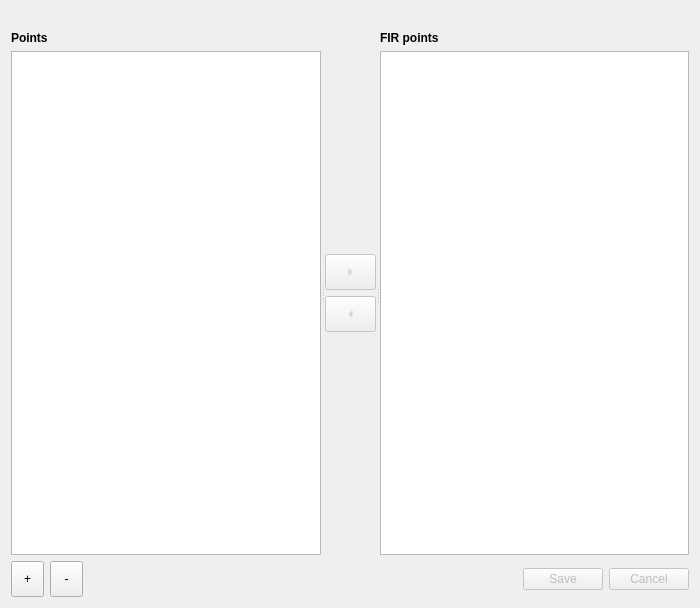
<?xml version="1.0" encoding="UTF-8"?>
<ui version="4.0">
 <class>PointEditor</class>
 <widget class="QWidget" name="PointEditor">
  <property name="geometry">
   <rect>
    <x>0</x>
    <y>0</y>
    <width>700</width>
    <height>608</height>
   </rect>
  </property>
  <property name="windowTitle">
   <string>Point editor</string>
  </property>
  <layout class="QVBoxLayout" name="verticalLayout_4">
   <item>
    <widget class="QLabel" name="firLabel">
     <property name="font">
      <font>
       <weight>75</weight>
       <bold>true</bold>
      </font>
     </property>
     <property name="alignment">
      <set>Qt::AlignCenter</set>
     </property>
    </widget>
   </item>
   <item>
    <widget class="QSplitter" name="splitter_2">
     <property name="sizePolicy">
      <sizepolicy hsizetype="Expanding" vsizetype="Expanding">
       <horstretch>0</horstretch>
       <verstretch>0</verstretch>
      </sizepolicy>
     </property>
     <property name="orientation">
      <enum>Qt::Horizontal</enum>
     </property>
     <property name="childrenCollapsible">
      <bool>false</bool>
     </property>
     <widget class="QWidget" name="widget_3">
      <layout class="QVBoxLayout" name="verticalLayout_2">
       <item>
        <widget class="QLabel" name="label">
         <property name="font">
          <font>
           <weight>75</weight>
           <bold>true</bold>
          </font>
         </property>
         <property name="text">
          <string>Points</string>
         </property>
        </widget>
       </item>
       <item>
        <widget class="QTableView" name="pointsView">
         <property name="selectionBehavior">
          <enum>QAbstractItemView::SelectRows</enum>
         </property>
         <property name="sortingEnabled">
          <bool>true</bool>
         </property>
         <attribute name="horizontalHeaderStretchLastSection">
          <bool>true</bool>
         </attribute>
        </widget>
       </item>
      </layout>
     </widget>
     <widget class="QWidget" name="widget" native="true">
      <property name="minimumSize">
       <size>
        <width>51</width>
        <height>0</height>
       </size>
      </property>
      <property name="maximumSize">
       <size>
        <width>51</width>
        <height>16777215</height>
       </size>
      </property>
      <layout class="QVBoxLayout" name="verticalLayout">
       <item>
        <spacer name="verticalSpacer_2">
         <property name="orientation">
          <enum>Qt::Vertical</enum>
         </property>
         <property name="sizeHint" stdset="0">
          <size>
           <width>20</width>
           <height>40</height>
          </size>
         </property>
        </spacer>
       </item>
       <item>
        <widget class="QToolButton" name="addFirPointButton">
         <property name="enabled">
          <bool>false</bool>
         </property>
         <property name="sizePolicy">
          <sizepolicy hsizetype="Preferred" vsizetype="Fixed">
           <horstretch>0</horstretch>
           <verstretch>0</verstretch>
          </sizepolicy>
         </property>
         <property name="minimumSize">
          <size>
           <width>33</width>
           <height>36</height>
          </size>
         </property>
         <property name="arrowType">
          <enum>Qt::RightArrow</enum>
         </property>
        </widget>
       </item>
       <item>
        <widget class="QToolButton" name="deleteFirPointButton">
         <property name="enabled">
          <bool>false</bool>
         </property>
         <property name="sizePolicy">
          <sizepolicy hsizetype="Preferred" vsizetype="Fixed">
           <horstretch>0</horstretch>
           <verstretch>0</verstretch>
          </sizepolicy>
         </property>
         <property name="minimumSize">
          <size>
           <width>33</width>
           <height>36</height>
          </size>
         </property>
         <property name="arrowType">
          <enum>Qt::LeftArrow</enum>
         </property>
        </widget>
       </item>
       <item>
        <spacer name="verticalSpacer">
         <property name="orientation">
          <enum>Qt::Vertical</enum>
         </property>
         <property name="sizeHint" stdset="0">
          <size>
           <width>20</width>
           <height>40</height>
          </size>
         </property>
        </spacer>
       </item>
      </layout>
     </widget>
     <widget class="QWidget" name="widget_2">
      <layout class="QVBoxLayout" name="verticalLayout_3">
       <item>
        <widget class="QLabel" name="label_2">
         <property name="font">
          <font>
           <weight>75</weight>
           <bold>true</bold>
          </font>
         </property>
         <property name="text">
          <string>FIR points</string>
         </property>
        </widget>
       </item>
       <item>
        <widget class="QTableView" name="firPointsView">
         <property name="selectionBehavior">
          <enum>QAbstractItemView::SelectRows</enum>
         </property>
         <property name="sortingEnabled">
          <bool>true</bool>
         </property>
         <attribute name="horizontalHeaderStretchLastSection">
          <bool>true</bool>
         </attribute>
        </widget>
       </item>
      </layout>
     </widget>
    </widget>
   </item>
   <item>
    <layout class="QHBoxLayout" name="horizontalLayout">
     <item>
      <widget class="QToolButton" name="addPointButton">
       <property name="sizePolicy">
        <sizepolicy hsizetype="Preferred" vsizetype="Fixed">
         <horstretch>0</horstretch>
         <verstretch>0</verstretch>
        </sizepolicy>
       </property>
       <property name="minimumSize">
        <size>
         <width>33</width>
         <height>36</height>
        </size>
       </property>
       <property name="text">
        <string>+</string>
       </property>
      </widget>
     </item>
     <item>
      <widget class="QToolButton" name="deletePointButton">
       <property name="sizePolicy">
        <sizepolicy hsizetype="Preferred" vsizetype="Fixed">
         <horstretch>0</horstretch>
         <verstretch>0</verstretch>
        </sizepolicy>
       </property>
       <property name="minimumSize">
        <size>
         <width>33</width>
         <height>36</height>
        </size>
       </property>
       <property name="text">
        <string>-</string>
       </property>
      </widget>
     </item>
     <item>
      <widget class="QDialogButtonBox" name="operButtons">
       <property name="enabled">
        <bool>false</bool>
       </property>
       <property name="standardButtons">
        <set>QDialogButtonBox::Cancel|QDialogButtonBox::Save</set>
       </property>
      </widget>
     </item>
    </layout>
   </item>
  </layout>
 </widget>
 <resources/>
 <connections/>
 <slots>
  <slot>OnOperButtons(QAbstractButton*)</slot>
  <slot>OnAddPoint()</slot>
  <slot>OnDeletePoint()</slot>
  <slot>OnAddInFIRPoint()</slot>
  <slot>OnDeleteFromFIRPoint()</slot>
  <slot>OnFIRChanged(int)</slot>
  <slot>OnPointChanged(int)</slot>
 </slots>
</ui>
